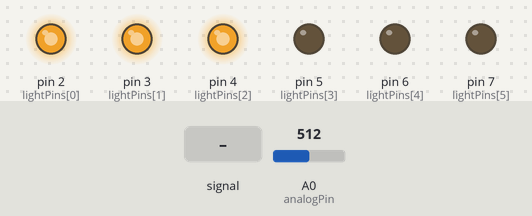
This sketch was run on a simulated Arduino Uno, built with avr-gcc and run on an emulated ATmega328P. On the bench: output pins drawn as LEDs (lit = HIGH). The inputs (shaded band) are chosen by the test bench; at power-on: A0 (analogPin) = 512.

Above: at 1.2 s.
1.3 s: A0 (analogPin) fed a 200 Hz sine of ±255 counts around its level
At 1.5 s:
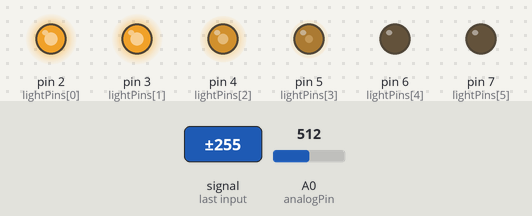
4.3 s: A0 (analogPin) set to 716
5.8 s: A0 (analogPin) fed a 2 Hz sine of ±306 counts around its level
At 6.44 s:
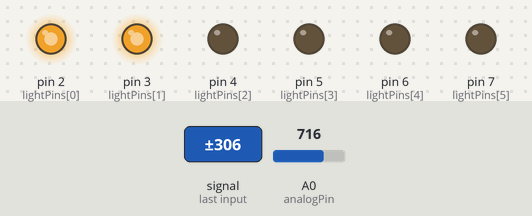
8.8 s: A0 (analogPin) set to 306
At 9.5 s:
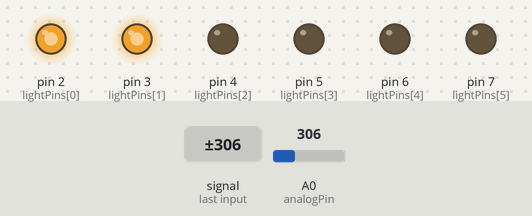
10.3 s: A0 (analogPin) fed a 50 Hz sine of ±306 counts around its level
At 11.4 s:
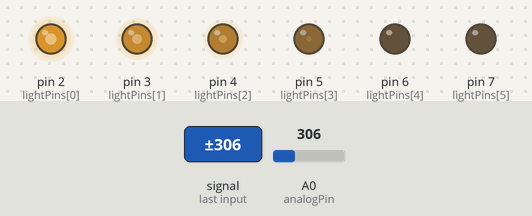
11.8 s: A0 (analogPin) set to 122
At 13.0 s:
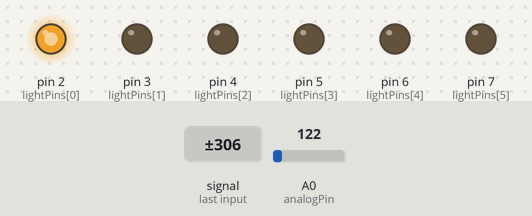
Timing chart, 0 to 14.3 s (numbered marks = the images above; inputs shaded):
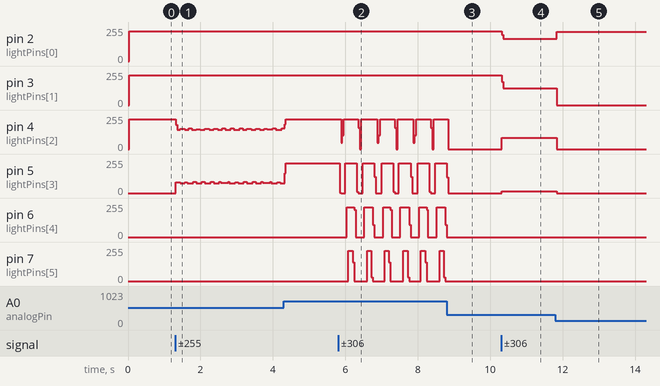

The sketch:

lightSensor.ino
```cpp
/*
Arduino Light Level Display
SETUP:
  The lights can all ground to the same pin. I use a B10k pot for the resistor after the lights and before the ground, but any resistor should do depending on the brightness you'd like.
  They should all be powered by Digital pins, which can be entered into the lightPins array. Be sure to update the lights variable to the proper amount of lights.
  The CBS should come out of 5V+. The other leg should connect to an analog pin, and that same analog pin should be connected to a ground with a 10k resistor. Using the same resistor or ground as your lights may cause interference as it did on the first iteration for mine, so avoid it.
DESCRIPTION:
  A very simple Arduino project using basics found in a Kuman Kit. It will toggle on or off lights based on how much light is hitting the CBS, with 6 being "holy heck it's bright" and 0 being pitch black.
Jarrod Wardell, September 25th, 2020
*/

int analogPin = A0; // Pin for reading voltage (Voltage is technically 5v on a scale from 0 to 1024);
int lightPins[] = {2, 3, 4, 5, 6, 7}; // Pins for Voltage (brightness) display
int lights = 6; // How many lights are being used to display.
int val = 0; // Value of the Analog pin read
int prevVals[] = {0, 0, 0, 0, 0, 0, 0, 0, 0, 0}; // Last 10 Values of the Analog Pin

void setup() {
  Serial.begin(9600); // Begin Serial Output
  for (int pos = 0; pos <= lights - 1; pos++) {
    pinMode(lightPins[pos], OUTPUT); // Prepare Light Pins
    digitalWrite(lightPins[pos], LOW); // Turn off to start
  }
}

void loop() {
  val = analogRead(analogPin); // Current value
  //Serial.println(val);
  for (int a = 0; a <= 8; a++) {
    prevVals[a] = prevVals[a+1]; // Shift array by 1;
  }
  prevVals[9] = val;
  val = 0;
  for (int a = 0; a <= 9; a++) {
    val = val + prevVals[a];
  }
  double val2 = val / 10; // Last 10 Average
  //Serial.print("Last 10 Average Total: ");
  //Serial.println(val2);
  int val = round((val2/1024)*lights); // Check how many lights should be on.
  //Serial.print(val);
  //Serial.println(" Lights should be on.");
  for (int a = 0; a <= lights - 1; a++) { // RESET PINS
    digitalWrite(lightPins[a], LOW);
  }
  for (int a = 1; a <= val; a++) { // Flip on pins to display brightness
    digitalWrite(lightPins[a - 1], HIGH);
  }
}
```

Measured:
- after the input at 8.8 s, pin 5 (lightPins[3]), pin 6 (lightPins[4]): goes on until 8.8 s, then stays 0/255; pin 7 (lightPins[5]): stops changing and stays 0/255
- after the input at 10.3 s, pin 2 (lightPins[0]): 222/255 → 168/255 at once; pin 3 (lightPins[1]): 222/255 → 124/255 at once; pin 4 (lightPins[2]): 0/255 → 84/255 at once; pin 5 (lightPins[3]): 0/255 → 14/255 at once
- after the input at 11.8 s, pin 2 (lightPins[0]): 168/255 → 221/255 at once; pin 3 (lightPins[1]): 124/255 → 0/255 at once; pin 4 (lightPins[2]): 84/255 → 0/255 at once; pin 5 (lightPins[3]): 14/255 → 0/255 at once
